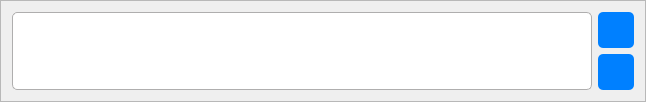
          <widget class="QFrame" name="frm_content_message_writing_field">
           <property name="minimumSize">
            <size>
             <width>641</width>
             <height>91</height>
            </size>
           </property>
           <property name="frameShape">
            <enum>QFrame::StyledPanel</enum>
           </property>
           <property name="frameShadow">
            <enum>QFrame::Raised</enum>
           </property>
           <layout class="QGridLayout" name="grl_content_message_writing_field">
            <item row="0" column="0" rowspan="2">
             <widget class="QTextEdit" name="txt_message">
              <property name="minimumSize">
               <size>
                <width>580</width>
                <height>75</height>
               </size>
              </property>
              <property name="styleSheet">
               <string notr="true">QTextEdit#txt_message {
	background-color: white;
	color: #8C8C8C;
	border: 1px solid #AFAEAE;
	border-radius: 5px;
}
QTextEdit#txt_message:focus{
	border: 2px solid rgba(81, 203, 238, 1);
}
QTextEdit#txt_message:disabled {
	background-color:  #dcdcdc;
	color: #6a6767;
	border: 1px solid gray;
}</string>
              </property>
             </widget>
            </item>
            <item row="0" column="1">
             <widget class="QPushButton" name="btn_submit">
              <property name="minimumSize">
               <size>
                <width>36</width>
                <height>36</height>
               </size>
              </property>
              <property name="maximumSize">
               <size>
                <width>36</width>
                <height>36</height>
               </size>
              </property>
              <property name="font">
               <font>
                <pointsize>11</pointsize>
                <weight>50</weight>
                <bold>false</bold>
               </font>
              </property>
              <property name="focusPolicy">
               <enum>Qt::NoFocus</enum>
              </property>
              <property name="toolTip">
               <string>Enviar</string>
              </property>
              <property name="whatsThis">
               <string>&lt;html&gt;&lt;head/&gt;&lt;body&gt;&lt;p&gt;Botão para enviar a mensagem&lt;/p&gt;&lt;/body&gt;&lt;/html&gt;</string>
              </property>
              <property name="styleSheet">
               <string notr="true">QPushButton#btn_submit {
	background-color: #0080ff ;
	color: #fff;
	border-radius: 5px;
}
QPushButton#btn_submit:hover{
	background-color:  #0073e6;
}
QPushButton#btn_submit:pressed {
	background-color: #0059b3;
}
QPushButton#btn_submit:disabled {
	background-color:  #a6a6a6;
	color: #6a6767;
}</string>
              </property>
              <property name="text">
               <string/>
              </property>
              <property name="icon">
               <iconset>
                <normaloff>../img/paper-plane-48.png</normaloff>../img/paper-plane-48.png</iconset>
              </property>
              <property name="iconSize">
               <size>
                <width>20</width>
                <height>20</height>
               </size>
              </property>
              <property name="shortcut">
               <string>Enter</string>
              </property>
             </widget>
            </item>
            <item row="1" column="1">
             <widget class="QPushButton" name="btn_attachments">
              <property name="minimumSize">
               <size>
                <width>36</width>
                <height>36</height>
               </size>
              </property>
              <property name="maximumSize">
               <size>
                <width>36</width>
                <height>36</height>
               </size>
              </property>
              <property name="font">
               <font>
                <pointsize>11</pointsize>
                <weight>50</weight>
                <bold>false</bold>
               </font>
              </property>
              <property name="focusPolicy">
               <enum>Qt::NoFocus</enum>
              </property>
              <property name="toolTip">
               <string>Anexos</string>
              </property>
              <property name="whatsThis">
               <string>&lt;html&gt;&lt;head/&gt;&lt;body&gt;&lt;p&gt;Botão para anexar um arquivo&lt;/p&gt;&lt;/body&gt;&lt;/html&gt;</string>
              </property>
              <property name="styleSheet">
               <string notr="true">QPushButton#btn_attachments {
	background-color: #0080ff ;
	color: #fff;
	border-radius: 5px;
}
QPushButton#btn_attachments:hover{
	background-color:  #0073e6;
}
QPushButton#btn_attachments:pressed {
	background-color: #0059b3;
}
QPushButton#btn_attachments:disabled {
	background-color:  #a6a6a6;
	color: #6a6767;
}</string>
              </property>
              <property name="text">
               <string/>
              </property>
              <property name="icon">
               <iconset>
                <normaloff>../img/attachment.png</normaloff>../img/attachment.png</iconset>
              </property>
              <property name="iconSize">
               <size>
                <width>20</width>
                <height>20</height>
               </size>
              </property>
              <property name="shortcut">
               <string>Ctrl+Shift+A</string>
              </property>
             </widget>
            </item>
           </layout>
          </widget>
